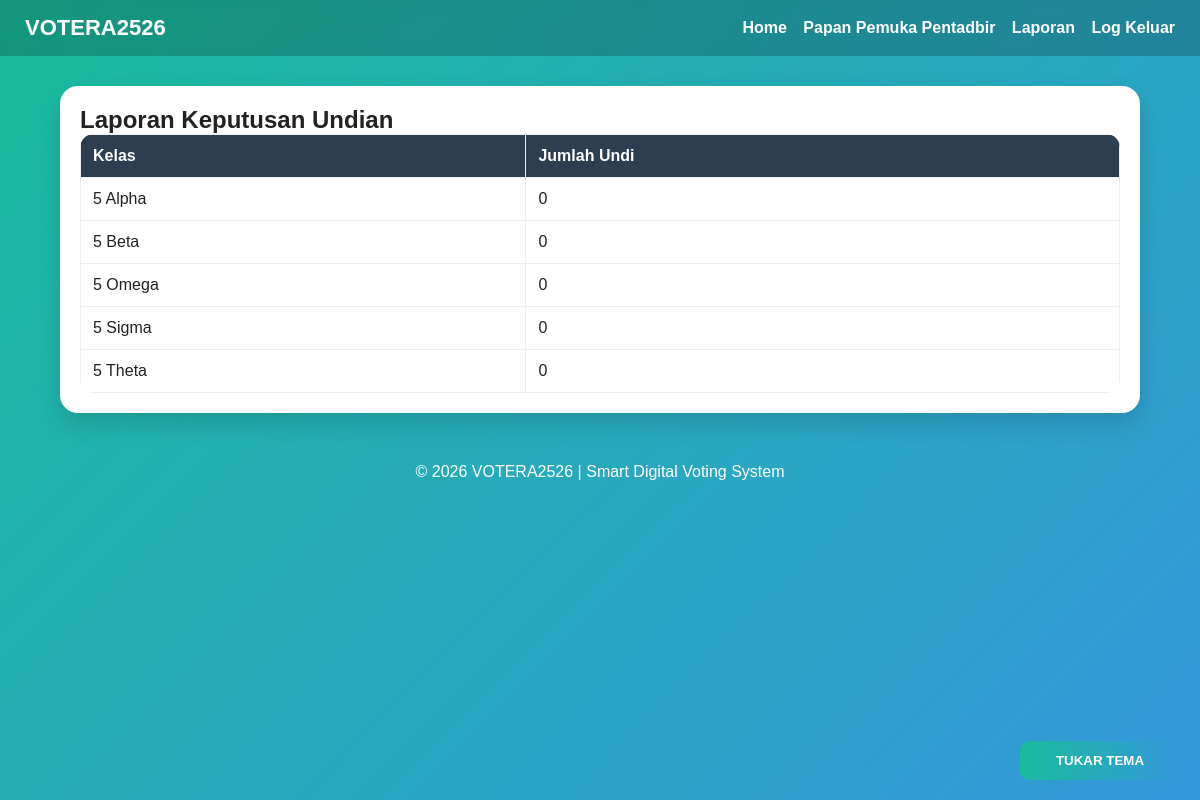
Screenshot of /laporan.php (signed in) with the database file from the repository.
### tables this page shows
CREATE TABLE `kelas` (
    `Id_Kelas` varchar(10) NOT NULL,
    `Kelas` varchar(50) DEFAULT NULL,
    `tot_undi_kelas` int(11) DEFAULT 0,
    `Undi_Kelas` varchar(50) DEFAULT NULL,
    `Gambar_Kelas` varchar(100) DEFAULT NULL
  );

### laporan.php (the view, shortened to what this page needs)
<?php
include 'connection.php';
include 'header.php';
$result = $conn->query("SELECT Kelas, tot_undi_kelas FROM kelas ORDER BY tot_undi_kelas DESC");
?>
<div class="card">
<h2>Laporan Keputusan Undian</h2>
<table class="table">
<tr>
<th>Kelas</th>
<th>Jumlah Undi</th>
</tr>
<?php while($row = $result->fetch_assoc()): ?>
<tr>
<td><?= htmlspecialchars($row['Kelas']) ?></td>
<td><?= (int)$row['tot_undi_kelas'] ?></td>
</tr>
<?php endwhile; ?>
</table>
</div>
<?php include 'footer.php'; ?>

### style.css (style rules this page uses)
* { box-sizing:border-box; margin:0; padding:0; font-family:Arial, Helvetica, sans-serif; }
body { background:linear-gradient(135deg,#1abc9c,#3498db); min-height:100vh; color:#222; }
.card { background:#fff; border-radius:18px; padding:20px; box-shadow:0 10px 25px rgba(0,0,0,0.15); margin-bottom:20px; }
.table { width:100%; border-collapse:collapse; background:#fff; border-radius:14px; overflow:hidden; }
.table th, .table td { border:1px solid #eee; padding:12px; text-align:left; }
.table th { background:#2c3e50; color:#fff; }

### rows the page displays
kelas: Kelas "5 Alpha", tot_undi_kelas "0"
kelas: Kelas "5 Beta", tot_undi_kelas "0"
kelas: Kelas "5 Omega", tot_undi_kelas "0"
kelas: Kelas "5 Sigma", tot_undi_kelas "0"
kelas: Kelas "5 Theta", tot_undi_kelas "0"
